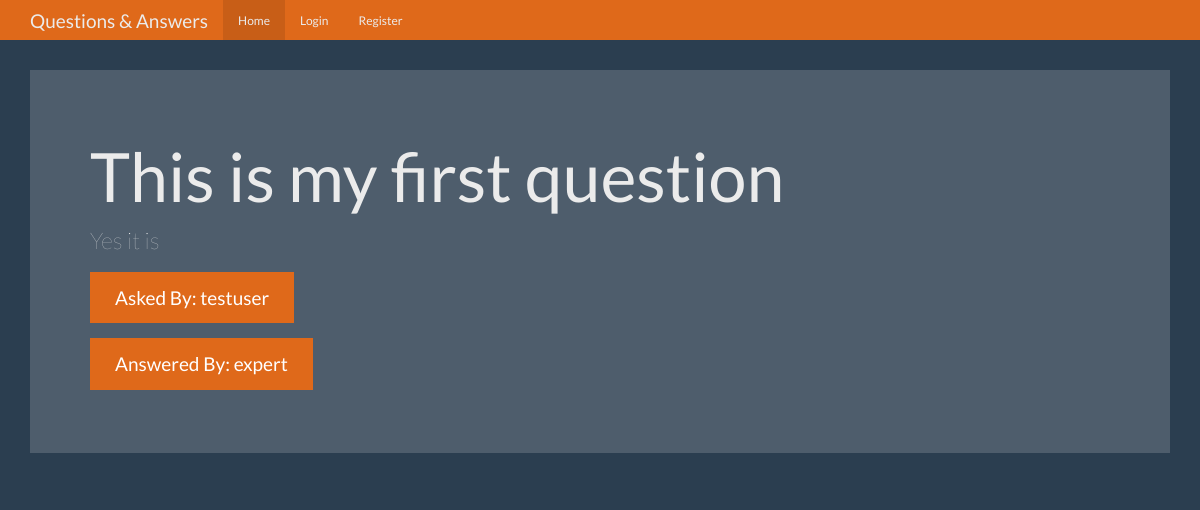
Screenshot of /question/1 with the database file from the repository.
### tables this page shows
CREATE TABLE questions(
id integer primary key autoincrement,
question_text text not null,
answer text  null,
asked_by_id integer not null,
expert_id integer not null
);

CREATE TABLE users (
id integer primary key autoincrement,
name  text not null,
password text not null,
expert bool not null,
admin bool not null
);

### app.py (the view)
@app.route("/question/<question_id>")
def question(question_id):
    user = get_current_user()
    db = get_db()
    question_cur = db.execute(
        """select questions.question_text,questions.answer,askers.name as asker_name,experts.name as expert_name
        from questions join users as askers on
        askers.id = questions.asked_by_id join users as experts
        on experts.id = questions.expert_id where questions.id = ?""",
        [question_id],
    )
    my_question = question_cur.fetchone()
    return render_template("question.html", user=user, question=my_question)

### app.py (called while the page is built, shortened)
def get_current_user():
    user_result = None

### database.py (called while the page is built)
def connect_db():
    sql = sqlite3.connect("questions.db")
    sql.row_factory = sqlite3.Row
    return sql

def get_db():
    if not hasattr(g, "sqlite_db"):
        g.sqlite_db = connect_db()
    return g.sqlite_db

### templates/question.html (shortened to what this page needs)
{% from 'show_links.html' import show_links %}
<!DOCTYPE html>
<html lang="en">
  <head>
    <link href="{{ url_for('static', filename='bootstrap.min.css') }}" rel="stylesheet">
    <link href="{{ url_for('static', filename='theme.css') }}" rel="stylesheet">
  </head>
  <body>
    <nav class="navbar navbar-inverse navbar-fixed-top">
      <div class="container">
        <div class="navbar-header">
          <a class="navbar-brand" href="#">Questions & Answers</a>
        </div>
        <div id="navbar" class="navbar-collapse collapse">
        {{show_links(user)}}
        </div>
      </div>
    </nav>
    <div class="container theme-showcase" role="main">
      <div class="jumbotron">
        <h1>{{question.question_text}}</h1>
        <p>{{question.answer}}</p>
        <p><a class="btn btn-primary btn-lg">Asked By: {{question.asker_name}}</a></p>
        <p><a class="btn btn-primary btn-lg">Answered By: {{question.expert_name}}</a></p>
      </div>
    </div>
  </body>
</html>

### static/theme.css (style rules this page uses)
body { padding-top: 70px; padding-bottom: 30px; }

### rows the page displays
questions: question_text "This is my first question", answer "Yes it is"
users: asker_name "testuser"
users: expert_name "expert"
